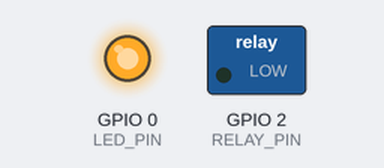
Bench run of a sketch on a simulated ESP8266 (NodeMCU). Shown: switched loads named in the sketch (green lamp = pin HIGH), output pins drawn as LEDs (lit = HIGH). WiFi joins after 1.5 s; servers stay silent unless stated; uploads are accepted with an empty reply; not simulated (calls return 0 or success): Secrets.h; what the sketch prints to the serial monitor is not drawn.

Above: at 2.3 s.
At 4.5 s:
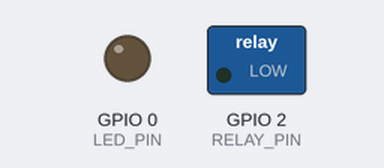
At 6.5 s:
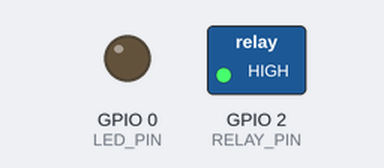
At 7.5 s:
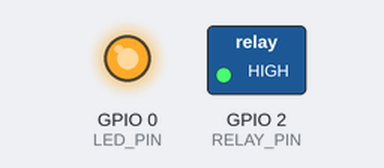
Timing chart, 0 to 9.0 s (numbered marks = the images above):
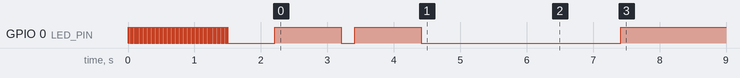

The sketch:

Doorbell-Transmitter.ino
```cpp
#include <ESP8266WiFi.h>
#include <ESP8266HTTPClient.h>
#include <ArduinoOTA.h>
#include "Secrets.h"

/* Secrets.h file should contain data as below: */
#ifndef WIFI_SSID
#define WIFI_SSID "xxxxxxxxxx"
#define WIFI_PASSWORD "xxxxxxxxxx"
#define URL "http://doorbellreceiver.lan/ring?batt="
#endif


#define LED_PIN 0
#define RELAY_PIN 2
#define OTA_HOSTNAME "Doorbell-Transmitter"
int battVoltage;
HTTPClient http;
WiFiClient wClient;
WiFiClientSecure wClientSecure;
ADC_MODE(ADC_VCC);

void setup() {
  pinMode(RELAY_PIN, OUTPUT);
  digitalWrite(RELAY_PIN, LOW);
  Serial.begin(115200);
  pinMode(3, FUNCTION_3);
  pinMode(LED_PIN, OUTPUT);
  setupWifi();
  bool httpSucceeded = false;
  battVoltage = ESP.getVcc();
  String url = String(URL) + String(battVoltage);
  for (int j = 0; j < 5; j++) {
    if (postHTTP(url)) {
      httpSucceeded = true;
      break;
    }
    delay(2000); // wait 2 seconds before we retry
  }
  if (httpSucceeded) {
    Serial.println("HTTP Succeeded!");
    digitalWrite(LED_PIN, HIGH);
    delay(1000);
    digitalWrite(LED_PIN, LOW);
  } else {
    Serial.println("HTTP Failed!");
    digitalWrite(LED_PIN, HIGH);
    delay(200);
    digitalWrite(LED_PIN, LOW);
    delay(200);
    digitalWrite(LED_PIN, HIGH);
    delay(200);
    digitalWrite(LED_PIN, LOW);
    delay(200);
    digitalWrite(LED_PIN, HIGH);
    delay(200);
    digitalWrite(LED_PIN, LOW);
  }
  delay(1000);
  digitalWrite(LED_PIN, LOW);
  Serial.println("Powering off!");
  delay(1000);
  digitalWrite(RELAY_PIN, HIGH);
  delay(1000);
  Serial.println("Since there is still power, we are moving into loop() and waiting for OTA...");
  digitalWrite(LED_PIN, HIGH);
  ArduinoOTA.setHostname(OTA_HOSTNAME);
  ArduinoOTA.begin();

}


void loop() {
  ArduinoOTA.handle();
}


bool postHTTP(String url) {
  http.begin(wClient, url);
  uint httpCode = http.GET();
  http.end();
  if (httpCode == 200) {
    Serial.println(httpCode);
    return true;
  } else {
    Serial.println(httpCode);
    return false;
  }
}


void setupWifi() {
  WiFi.begin(WIFI_SSID, WIFI_PASSWORD);
  while (WiFi.status() != WL_CONNECTED) {
    Serial.print(".");
    digitalWrite(LED_PIN, HIGH);
    delay(10);
    digitalWrite(LED_PIN, LOW);
    delay(10);
  }
  Serial.println("");
  Serial.println("WiFi connected");
  Serial.println("IP address: ");
  Serial.println(WiFi.localIP());
  delay(700);
  digitalWrite(LED_PIN, HIGH);
  delay(1000);
  digitalWrite(LED_PIN, LOW);
}
```
